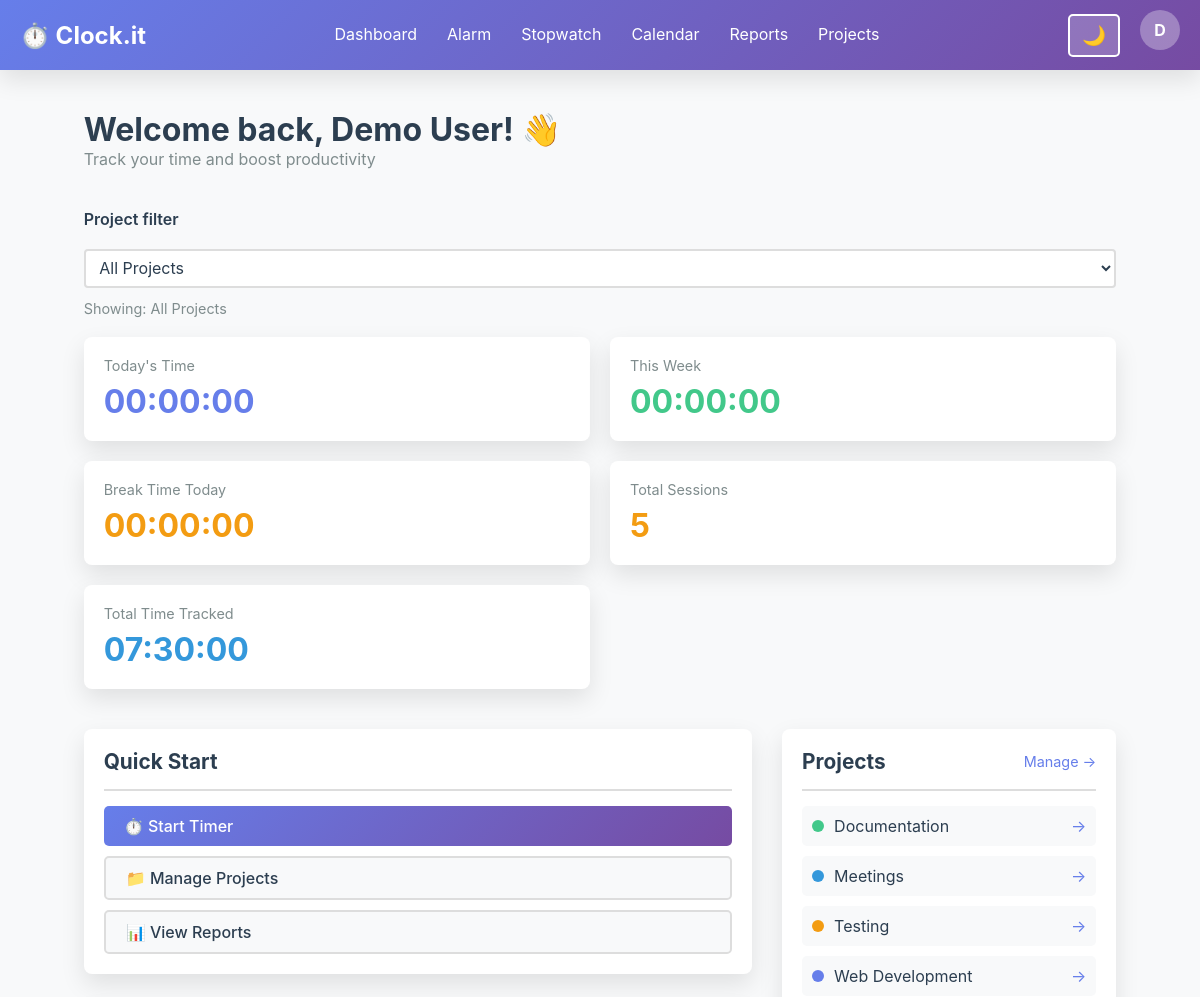
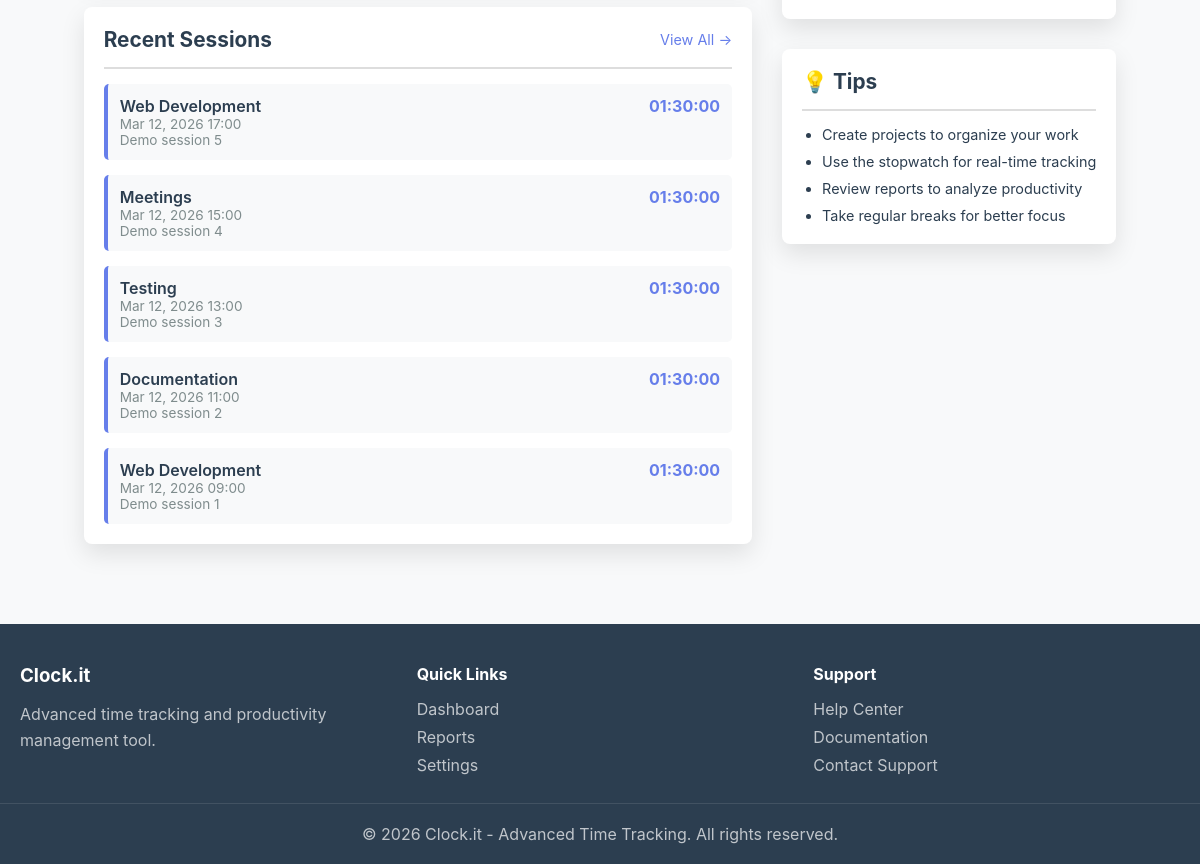
/dashboard.php (signed in), run on the app's committed database (2 pictures, top to bottom).
### tables this page shows
CREATE TABLE users (
                id INTEGER PRIMARY KEY AUTOINCREMENT,
                email TEXT UNIQUE NOT NULL,
                password_hash TEXT NOT NULL,
                full_name TEXT,
                created_at DATETIME DEFAULT CURRENT_TIMESTAMP,
                updated_at DATETIME DEFAULT CURRENT_TIMESTAMP,
                is_admin INTEGER DEFAULT 0,
                theme TEXT DEFAULT 'light',
                notifications_enabled INTEGER DEFAULT 1
            );

CREATE TABLE time_sessions (
                id INTEGER PRIMARY KEY AUTOINCREMENT,
                user_id INTEGER NOT NULL,
                project_id INTEGER,
                start_time DATETIME NOT NULL,
                end_time DATETIME,
                duration_seconds INTEGER,
                description TEXT,
                notes TEXT,
                created_at DATETIME DEFAULT CURRENT_TIMESTAMP,
                FOREIGN KEY(user_id) REFERENCES users(id) ON DELETE CASCADE,
                FOREIGN KEY(project_id) REFERENCES projects(id) ON DELETE SET NULL
            );

CREATE TABLE projects (
                id INTEGER PRIMARY KEY AUTOINCREMENT,
                user_id INTEGER NOT NULL,
                name TEXT NOT NULL,
                description TEXT,
                color TEXT DEFAULT '#667eea',
                is_active INTEGER DEFAULT 1,
                created_at DATETIME DEFAULT CURRENT_TIMESTAMP,
                FOREIGN KEY(user_id) REFERENCES users(id) ON DELETE CASCADE
            );

### dashboard.php (the view, shortened to what the rows shown need)
<?php
require_once 'config/init.php';
$user = getCurrentUser();
$userId = $_SESSION['user_id'];
$db = Database::getInstance();
$projects = $db->fetchAll(
    "SELECT * FROM projects WHERE user_id = ? AND is_active = 1 ORDER BY name",
    [$userId]
);
$projectFilterSQL = '';
$projectParams = [$userId];
$recentSessions = $db->fetchAll(
    "SELECT ts.*, p.name as project_name FROM time_sessions ts
     LEFT JOIN projects p ON ts.project_id = p.id
     WHERE ts.user_id = ?" . $projectFilterSQL . "
     ORDER BY ts.start_time DESC LIMIT 5",
    $projectParams
);
$userName = $user && $user['full_name'] ? htmlspecialchars($user['full_name']) : (isset($user['email']) ? explode('@', $user['email'])[0] : 'User');
?>
<?php HTMLHelper::renderHeader('Dashboard', $user); ?>
<body class="<?php echo $user['theme'] === 'dark' ? 'dark-theme' : 'light-theme'; ?>">
    <?php HTMLHelper::renderNavigation('dashboard', $user); ?>
    <div class="container">
        <div style="margin-bottom: 40px;">
            <h1>Welcome back, <?php echo $userName; ?>! 👋</h1>
            <p class="text-muted">Track your time and boost productivity</p>
        </div>
        <div style="display: grid; grid-template-columns: 2fr 1fr; gap: 30px; margin-bottom: 40px;">
            <div>
                <div class="card">
                    <div class="card-body">
                        <?php if (empty($recentSessions)): ?>
                            <p class="text-muted" style="text-align: center; padding: 20px 0;">No sessions yet. Start tracking!</p>
                        <?php else: ?>
                            <div style="display: flex; flex-direction: column; gap: 15px;">
                                <?php foreach ($recentSessions as $session): ?>
                                    <div style="padding: 12px; border-radius: 5px; background: var(--bg-secondary); border-left: 4px solid #667eea;">
                                        <div style="display: flex; justify-content: space-between; align-items: start;">
                                            <div>
                                                <div style="font-weight: 600;">
                                                    <?php echo htmlspecialchars($session['project_name'] ?? 'Untitled'); ?>
                                                </div>
                                                <div class="text-muted" style="font-size: 0.85rem;">
                                                    <?php echo formatDateTime($session['start_time']); ?>
                                                </div>
                                                <?php if ($session['description']): ?>
                                                    <div class="text-muted" style="font-size: 0.85rem;">
                                                        <?php echo htmlspecialchars($session['description']); ?>
                                                    </div>
                                                <?php endif; ?>
                                            </div>
                                            <div style="text-align: right; font-weight: bold; color: #667eea;">
                                                <?php
                                                    $sessDur = isset($session['duration_seconds']) ? (int)$session['duration_seconds'] : null;
                                                    echo formatDuration($sessDur ?? 0);
                                                ?>
                                            </div>
                                        </div>
                                    </div>
                                <?php endforeach; ?>
                            </div>
                        <?php endif; ?>
                    </div>
                </div>
            </div>
            <div>
                <div class="card mb-30">
                    <div class="card-body">
                        <?php if (empty($projects)): ?>
                            <p class="text-muted" style="text-align: center; padding: 20px 0;">No projects yet</p>
                        <?php else: ?>
                            <div style="display: flex; flex-direction: column; gap: 10px;">
                                <?php foreach (array_slice($projects, 0, 5) as $project): ?>
                                    <div style="padding: 10px; border-radius: 5px; background: var(--bg-secondary); display: flex; justify-content: space-between; align-items: center;">
                                        <div style="display: flex; align-items: center; gap: 10px;">
                                            <div style="width: 12px; height: 12px; border-radius: 50%; background: <?php echo htmlspecialchars($project['color']); ?>;"></div>
                                            <span><?php echo htmlspecialchars($project['name']); ?></span>
                                        </div>
                                        <a href="projects.php?id=<?php echo $project['id']; ?>" class="text-primary" style="text-decoration: none;">→</a>
                                    </div>
                                <?php endforeach; ?>
                            </div>
                        <?php endif; ?>
                    </div>
                </div>
            </div>
        </div>
    </div>
    <?php HTMLHelper::renderFooter(); ?>
</body>
</html>

### config/html-helper.php (shortened to what the rows shown need)
<?php
class HTMLHelper {
    public static function renderHeader($title, $user = null) {
        $theme = $user && isset($user['theme']) ? $user['theme'] : 'light';
        $baseUrl = defined('BASE_URL') ? BASE_URL : '';
        echo <<<HTML
<!DOCTYPE html>
<html lang="en" data-theme="$theme" data-base-url="$baseUrl">
<head>
    <meta charset="UTF-8">
    <meta name="viewport" content="width=device-width, initial-scale=1.0">
    <meta http-equiv="X-UA-Compatible" content="IE=edge">
    <title>$title - Clock.it</title>
    <link rel="stylesheet" href="{$baseUrl}/assets/css/style.css">
    <link rel="stylesheet" href="{$baseUrl}/assets/css/responsive.css">
    <link rel="stylesheet" href="{$baseUrl}/assets/css/dark-mode.css">
</head>
<body class="$theme-theme">
HTML;
    }
    public static function renderNavigation($currentPage = '', $user = null) {
        $baseUrl = defined('BASE_URL') ? BASE_URL : '';
        $userEmail = $user ? htmlspecialchars($user['email']) : '';
        $userName = $user && $user['full_name'] ? htmlspecialchars($user['full_name']) : explode('@', $userEmail)[0];
        $userInitial = !empty($userName) ? $userName[0] : '?';
        echo <<<HTML
<nav class="navbar">
    <div class="navbar-container">
        <div class="navbar-brand">
            <a href="{$baseUrl}/dashboard.php" class="brand-logo">⏱️ Clock.it</a>
        </div>
        <ul class="navbar-menu" id="navMenu">
            <li><a href="{$baseUrl}/dashboard.php" class="nav-link $(currentPage === 'dashboard' ? 'active' : '')">Dashboard</a></li>
            <li><a href="{$baseUrl}/alarm.php" class="nav-link $(currentPage === 'alarm' ? 'active' : '')">Alarm</a></li>
            <li><a href="{$baseUrl}/stopwatch.php" class="nav-link $(currentPage === 'stopwatch' ? 'active' : '')">Stopwatch</a></li>
            <li><a href="{$baseUrl}/calendar.php" class="nav-link $(currentPage === 'calendar' ? 'active' : '')">Calendar</a></li>
            <li><a href="{$baseUrl}/reports.php" class="nav-link $(currentPage === 'reports' ? 'active' : '')">Reports</a></li>
            <li><a href="{$baseUrl}/projects.php" class="nav-link $(currentPage === 'projects' ? 'active' : '')">Projects</a></li>
HTML;
        echo <<<HTML
        </ul>
        <div class="navbar-end">
            <button id="themeToggle" class="theme-toggle" title="Toggle dark/light mode">
                <span id="themeIcon">🌙</span>
            </button>
            <div class="user-menu">
                <div class="user-avatar">$userInitial</div>
                <div class="user-dropdown">
                    <div class="user-info">
                        <div class="user-name">$userName</div>
                        <div class="user-email">$userEmail</div>
                    </div>
                    <hr>
                    <a href="{$baseUrl}/profile.php" class="dropdown-item">👤 Profile</a>
                    <a href="{$baseUrl}/settings.php" class="dropdown-item">⚙️ Settings</a>
                    <hr>
                    <a href="{$baseUrl}/logout.php" class="dropdown-item logout">🚪 Logout</a>
                </div>
            </div>
        </div>
        <button id="menuToggle" class="menu-toggle">☰</button>
    </div>
</nav>
HTML;
    }
    public static function renderFooter() {
        $year = date('Y');
        $baseUrl = defined('BASE_URL') ? BASE_URL : '';
        echo <<<HTML
<footer class="footer">
    <div class="footer-container">
        <div class="footer-section">
            <h3>Clock.it</h3>
            <p>Advanced time tracking and productivity management tool.</p>
        </div>
        <div class="footer-section">
            <h4>Quick Links</h4>
            <ul>
                <li><a href="{$baseUrl}/dashboard.php">Dashboard</a></li>
                <li><a href="{$baseUrl}/reports.php">Reports</a></li>
                <li><a href="{$baseUrl}/settings.php">Settings</a></li>
            </ul>
        </div>
        <div class="footer-section">
            <h4>Support</h4>
            <ul>
                <li><a href="{$baseUrl}/help.php">Help Center</a></li>
                <li><a href="{$baseUrl}/docs.php">Documentation</a></li>
                <li><a href="mailto:support@clock-it.local">Contact Support</a></li>
            </ul>
        </div>
    </div>
    <div class="footer-bottom">
        <p>&copy; $year Clock.it - Advanced Time Tracking. All rights reserved.</p>
    </div>
</footer>
<script>
    window.APP_BASE_URL = window.APP_BASE_URL || document.documentElement.dataset.baseUrl || '';
</script>
<script src="{$baseUrl}/assets/js/main.js"></script>
<script src="{$baseUrl}/assets/js/theme.js"></script>
</body>
</html>
HTML;
    }
}
?>

### data on the page
users: full_name "D", full_name "Demo User"
time_sessions: project.name "Web Development", start_time "Mar 12, 2026 17:00", description "Demo session 5", duration_seconds "01:30:00"
time_sessions: project.name "Meetings", start_time "Mar 12, 2026 15:00", description "Demo session 4", duration_seconds "01:30:00"
time_sessions: project.name "Testing", start_time "Mar 12, 2026 13:00", description "Demo session 3", duration_seconds "01:30:00"
time_sessions: project.name "Documentation", start_time "Mar 12, 2026 11:00", description "Demo session 2", duration_seconds "01:30:00"
time_sessions: project.name "Web Development", start_time "Mar 12, 2026 09:00", description "Demo session 1", duration_seconds "01:30:00"
projects: name "Documentation"
projects: name "Meetings"
projects: name "Testing"
projects: name "Web Development"

### other printed values
$selectedProjectName "All Projects"
formatDuration($todayTotal) "00:00:00"
formatDuration($weekTotal) "00:00:00"
formatDuration($todayBreakTotal) "00:00:00"
$totalSessions['count'] "5"
formatDuration($totalSessions['total'] ?? 0) "07:30:00"
